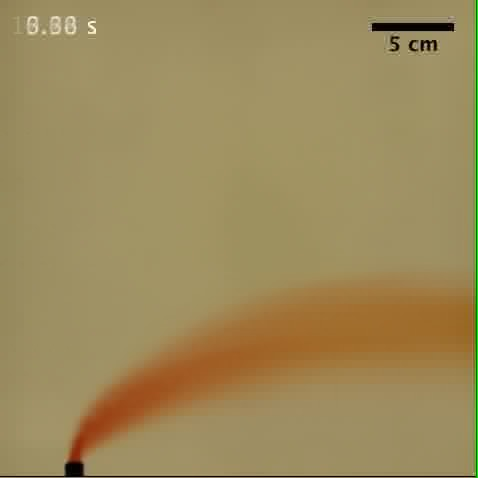
#> input picture data/Carazzo_MovieS1_average.jpg, 478 x 478 px
$ python analyseCarazzoImages.py
#> lines starting #> are read from the running program, lines starting #| are printed output that depends on the picture
"""
From skimage recipe book

http://scikit-image.org/docs/dev/auto_examples/color_exposure/plot_equalize.html
"""

from skimage import exposure, img_as_float

import matplotlib.pyplot as plt
import numpy as np


def plot_img_and_hist(image, axes, bins=256):
    """Plot an image along with its histogram and cumulative histogram.

    """
    image = img_as_float(image)
    ax_img, ax_hist = axes
    ax_cdf = ax_hist.twinx()

    # Display image
    ax_img.imshow(image, cmap=plt.cm.gray)
    ax_img.set_axis_off()
    ax_img.set_adjustable('box-forced')

    # Display histogram
    ax_hist.hist(image.ravel(), bins=bins, histtype='step', color='black')
    ax_hist.ticklabel_format(axis='y', style='scientific', scilimits=(0, 0))
    ax_hist.set_xlabel('Pixel intensity')
    ax_hist.set_xlim(0, 1)
    ax_hist.set_yticks([])

    # Display cumulative distribution
    img_cdf, bins = exposure.cumulative_distribution(image, bins)
    ax_cdf.plot(bins, img_cdf, 'r')
    ax_cdf.set_yticks([])

    return ax_img, ax_hist, ax_cdf


if __name__ == "__main__":
    # load an image...
    img = plt.imread('./Carazzo_MovieS1_average.jpg')
#> img is the input picture: shape (478, 478, 3); mean R, G, B 156.9, 138.4, 90.7
    # ...then extract its blue channel only
    img = img[:,:,2]
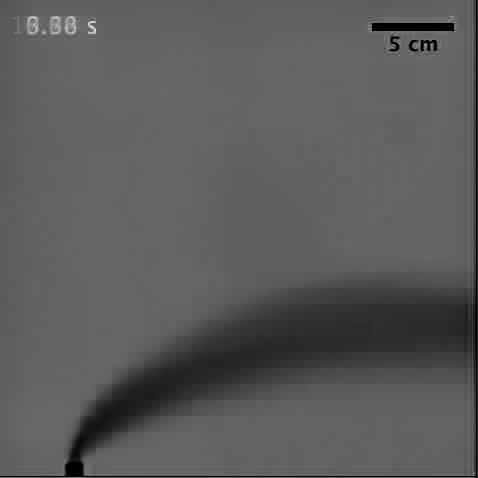
#> img: shape (478, 478); min 0, max 218, mean 90.7

    bins = 256

    # Contrast stretching
    p2, p98 = np.percentile(img, (2, 98))
#> p2 = 34; p98 = 104
    img = exposure.rescale_intensity(img, in_range=(p2, p98))
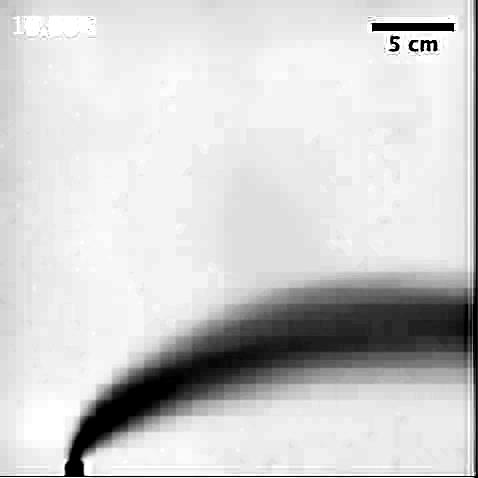
#> img: shape (478, 478); min 0, max 255, mean 206.7

    # It is reasonable to assume that the background occupies most of the image.
    # Thus if the mean intensity is skewed towards black, the background is
    # likely to be dark with a light plume and vice-versa.  Ensure that the
    # plume is lighter than the background as this will be important when later
    # fitting a gaussian to the intensity profile (bright pixels represent the
    # "peak".
    if img.mean() > 127:
        img = np.invert(img)
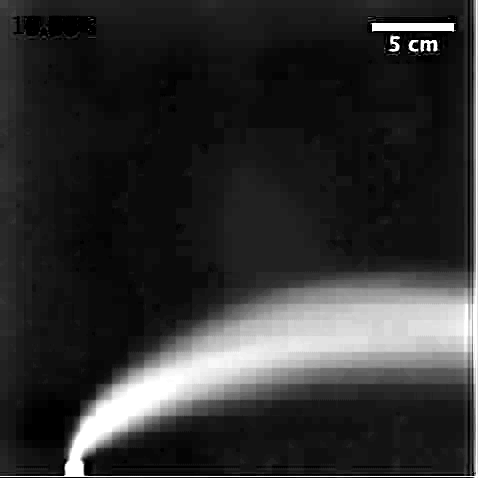
#> img: shape (478, 478); min 0, max 255, mean 48.3

    # Display results
    fig, (ax0, ax1) = plt.subplots(nrows=2, figsize=(8, 5))
    ax_cdf = ax1.twinx()

    # Display image
    ax0.imshow(img, cmap=plt.cm.gray)
    ax0.set_axis_off()
    ax0.set_adjustable('box')

    # Display histogram
    ax1.hist(img.ravel(), bins=bins, histtype='step', color='black')
    ax1.ticklabel_format(axis='y', style='scientific', scilimits=(0, 0))
    ax1.set_xlabel('Pixel intensity')
    #ax1.set_xlim(0, 1)
    ax1.set_yticks([])

    # Display cumulative distribution
    img_cdf, bins = exposure.cumulative_distribution(img, bins)
#> img_cdf = 256 values from 0.0217 to 1; bins = 256 values from 0 to 255
    ax_cdf.plot(bins, img_cdf, 'r')
    ax_cdf.set_yticks([])

    ax0.set_title('Contrast stretching')

    ax_cdf.set_ylabel('Fraction of total intensity')
    ax_cdf.set_yticks(np.linspace(0, 1, 5))

    # prevent overlap of y-axis labels
    fig.tight_layout()
    plt.show()
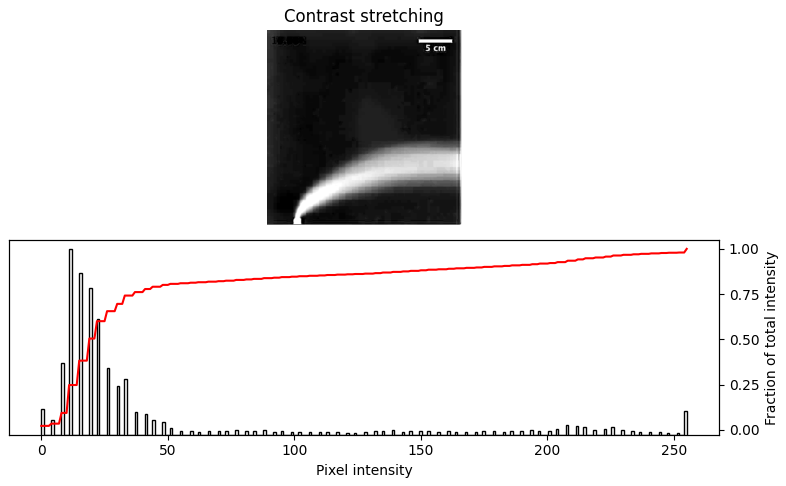
#> figure drawn by matplotlib, 3 panels; panel 3: curve peaks at x = 255, y = 1

    ## NOTE - Contrast stretching seems to be the most reliable method.

$ run again, with data/Carazzo_MovieS2_average.jpg copied over data/Carazzo_MovieS1_average.jpg
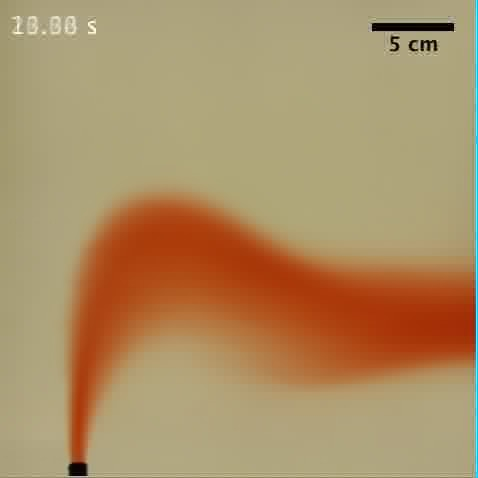
#> input picture data/Carazzo_MovieS2_average.jpg, 478 x 478 px
#> img is the input picture: shape (478, 478, 3); mean R, G, B 173, 143.6, 101.2
#> p2 = 9; p98 = 134
#> `img = np.invert(img)`:
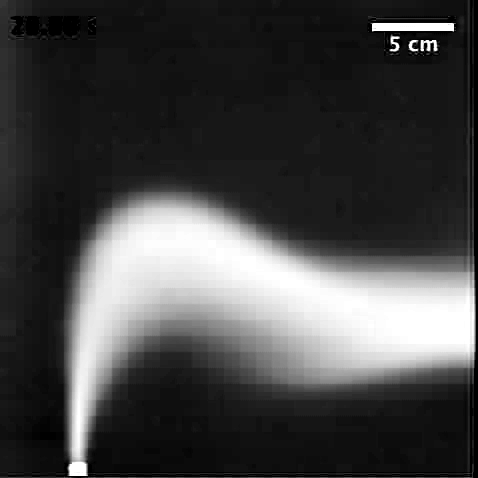
#> img: shape (478, 478); min 0, max 255, mean 68.9
#> img_cdf = 256 values from 0.0219 to 1; bins = 256 values from 0 to 255
#> `plt.show()`:
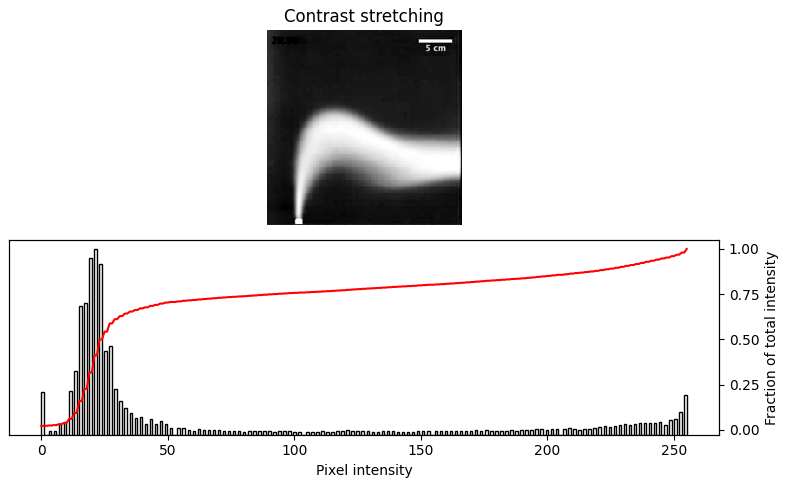
#> figure drawn by matplotlib, 3 panels; panel 3: curve peaks at x = 255, y = 1

$ run again, with data/Carazzo_MovieS3_average.jpg copied over data/Carazzo_MovieS1_average.jpg
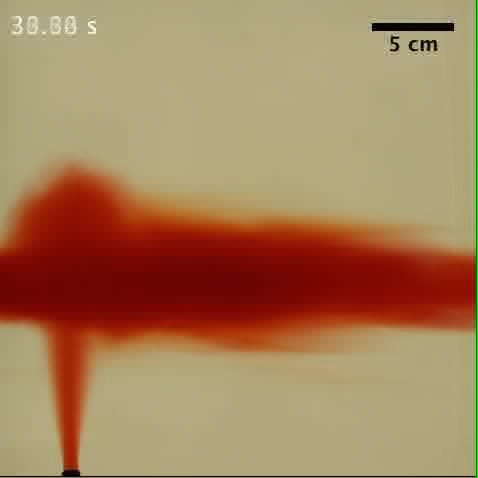
#> input picture data/Carazzo_MovieS3_average.jpg, 478 x 478 px
#> img is the input picture: shape (478, 478, 3); mean R, G, B 166.3, 128.6, 90.8
#> p2 = 0; p98 = 131
#> `img = np.invert(img)`:
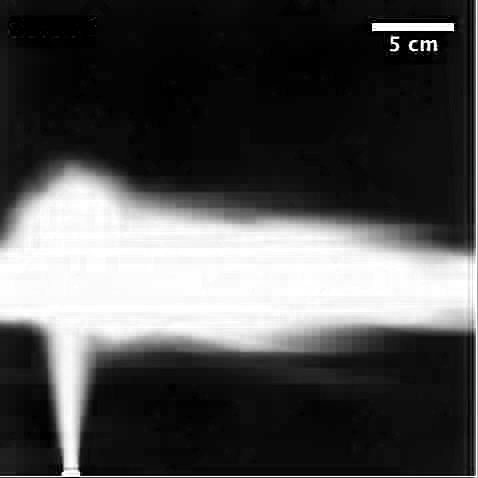
#> img: shape (478, 478); min 0, max 255, mean 79.1
#> img_cdf = 256 values from 0.0251 to 1; bins = 256 values from 0 to 255
#> `plt.show()`:
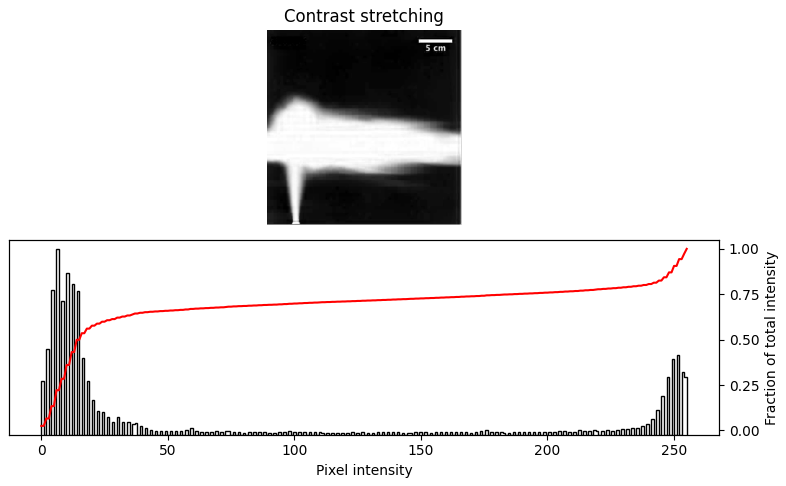
#> figure drawn by matplotlib, 3 panels; panel 3: curve peaks at x = 255, y = 1
